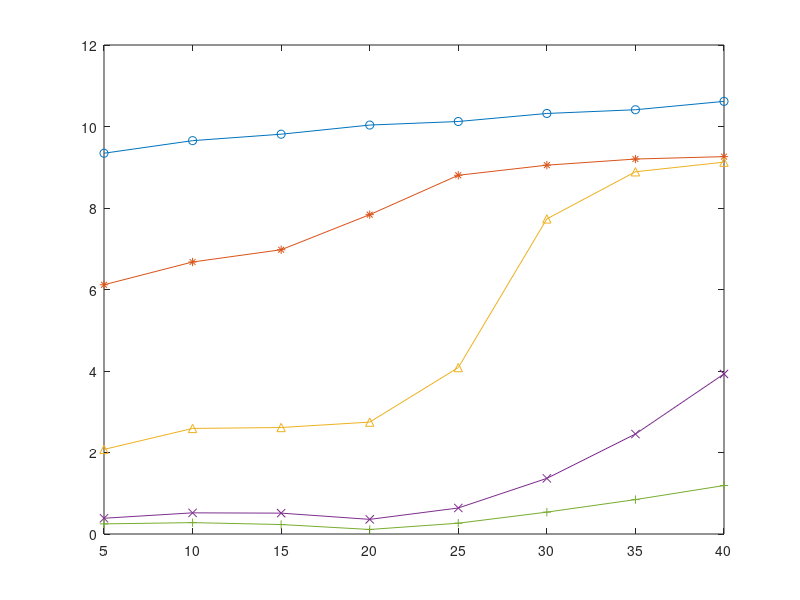

MATLAB code to generate this figure: (Note: this script raises an error after producing the figure.)
load("one_min_master_list_1.mat");
one_min_master_list = min_master_list;
load("one_min_master_list_2.mat");
one_min_master_list = cat(1,one_min_master_list,min_master_list);

load("two_min_master_list_1.mat");
two_min_master_list = min_master_list;
% load("two_min_master_list_2.mat");
% two_min_master_list = cat(1,two_min_master_list,min_master_list);
% load("two_min_master_list_3.mat");
% two_min_master_list = cat(1,two_min_master_list,min_master_list);

load("three_min_master_list_1.mat");
three_min_master_list = min_master_list;
load("three_min_master_list_2.mat");
three_min_master_list = cat(1,three_min_master_list,min_master_list);

load("four_min_master_list_1.mat");
four_min_master_list = min_master_list; 
load("four_min_master_list_2.mat");
four_min_master_list = cat(1,four_min_master_list,min_master_list);
load("four_min_master_list_3.mat");
four_min_master_list = cat(1,four_min_master_list,min_master_list);

load("five_min_master_list_1.mat");
five_min_master_list = min_master_list; 
load("five_min_master_list_2.mat");
five_min_master_list = cat(1,five_min_master_list,min_master_list);

L_list = 5:5:40;

plot(L_list,mean(one_min_master_list),'DisplayName','Single pair','Marker','o');
hold on;
plot(L_list,mean(two_min_master_list,'omitnan'),'DisplayName','Two pair','Marker','*');
plot(L_list,mean(three_min_master_list),'DisplayName','Three pair','Marker','^');
plot(L_list,mean(four_min_master_list),'DisplayName','Four pair','Marker','x');
plot(L_list,mean(five_min_master_list),'DisplayName','Five pair','Marker','+');
ax = gca;
ax.FontSize = 12;
xlim([5 40])
xlabel('Number of IRS elements')
ylabel('Minimum secrecy Rate(bits/sec/Hz)')
lgd = legend('Location','eastoutside');
lgd.FontSize = 12;
